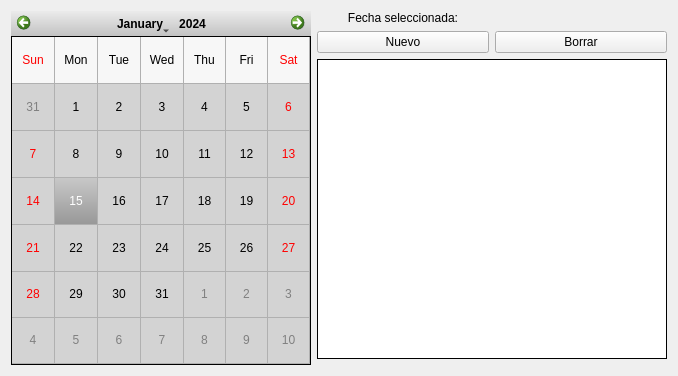
             <widget class="QWidget" name="widget">
              <attribute name="title">
               <string> Calendario de eventos </string>
              </attribute>
              <layout class="QGridLayout" name="gridLayout_2">
               <item row="1" column="2">
                <widget class="QPushButton" name="boton_nuevo">
                 <property name="styleSheet">
                  <string notr="true"/>
                 </property>
                 <property name="text">
                  <string>Nuevo</string>
                 </property>
                </widget>
               </item>
               <item row="1" column="3">
                <widget class="QPushButton" name="boton_borrar">
                 <property name="styleSheet">
                  <string notr="true"/>
                 </property>
                 <property name="text">
                  <string>Borrar</string>
                 </property>
                </widget>
               </item>
               <item row="2" column="2" colspan="2">
                <widget class="QListWidget" name="lista_eventos">
                 <property name="minimumSize">
                  <size>
                   <width>350</width>
                   <height>300</height>
                  </size>
                 </property>
                 <property name="styleSheet">
                  <string notr="true">border-style: solid;
border-width: 1px;
font: 12pt &quot;MS Shell Dlg 2&quot;;</string>
                 </property>
                 <property name="frameShadow">
                  <enum>QFrame::Sunken</enum>
                 </property>
                </widget>
               </item>
               <item row="0" column="2">
                <widget class="QLabel" name="label">
                 <property name="styleSheet">
                  <string notr="true">font: 14pt &quot;MS Shell Dlg 2&quot;;</string>
                 </property>
                 <property name="text">
                  <string>Fecha seleccionada:</string>
                 </property>
                 <property name="alignment">
                  <set>Qt::AlignCenter</set>
                 </property>
                </widget>
               </item>
               <item row="0" column="0" rowspan="4">
                <widget class="QCalendarWidget" name="calendarWidget">
                 <property name="minimumSize">
                  <size>
                   <width>300</width>
                   <height>300</height>
                  </size>
                 </property>
                 <property name="styleSheet">
                  <string notr="true">QCalendarWidget QWidget 
{
	font: 75 23pt &quot;MS Shell Dlg 2&quot;;
	background-color: rgb(194, 194, 194);
	background-color: qlineargradient(spread:pad, x1:0.5, y1:1, x2:0.5, y2:0, stop:0 rgba(194, 194, 194, 255), stop:1 rgba(235, 235, 235, 255));
	color: rgb(0, 0, 0);
}
QCalendarWidget QTableView
{
	font: 87 18pt &quot;Arial&quot;;
	border-style: solid;
	border-width: 1px;
    background-color:lightgrey;	
	selection-background-color: qlineargradient(spread:pad, x1:0.5, y1:1, x2:0.5, y2:0, stop:0 rgba(152, 152, 152, 255), stop:1 rgba(200, 200, 200, 255));
}
QCalendarWidget QAbstractItemView:disabled 
{ 
color: grey; 
}</string>
                 </property>
                 <property name="firstDayOfWeek">
                  <enum>Qt::Sunday</enum>
                 </property>
                 <property name="gridVisible">
                  <bool>true</bool>
                 </property>
                 <property name="selectionMode">
                  <enum>QCalendarWidget::SingleSelection</enum>
                 </property>
                 <property name="horizontalHeaderFormat">
                  <enum>QCalendarWidget::ShortDayNames</enum>
                 </property>
                 <property name="verticalHeaderFormat">
                  <enum>QCalendarWidget::NoVerticalHeader</enum>
                 </property>
                 <property name="navigationBarVisible">
                  <bool>true</bool>
                 </property>
                </widget>
               </item>
               <item row="0" column="3">
                <widget class="QLabel" name="label_fecha_seleccionada">
                 <property name="styleSheet">
                  <string notr="true">font: 14pt &quot;MS Shell Dlg 2&quot;;</string>
                 </property>
                 <property name="text">
                  <string/>
                 </property>
                 <property name="alignment">
                  <set>Qt::AlignCenter</set>
                 </property>
                </widget>
               </item>
              </layout>
             </widget>
